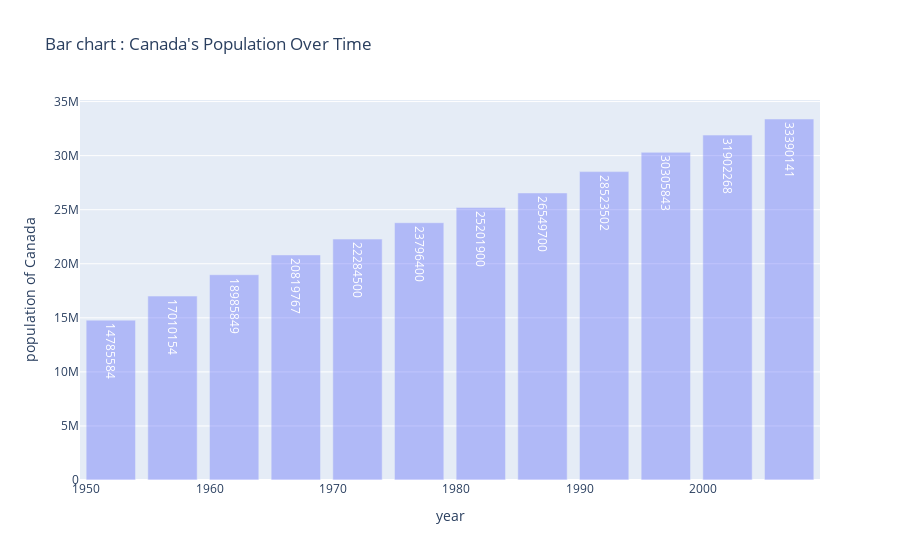

Notebook source saved alongside this figure:
### Code cell
# chart figure

fig1 = px.bar(data_canada, 
             x='year' , 
             y='pop',
             labels = {'pop' : 'population of Canada'},
             title= "Bar chart : Canada's Population Over Time",
             text = "pop",
             opacity = 0.4
             )

fig1.show()

### Figure 1 — Plotly figure (JSON) as saved in the notebook; plotly's stock layout.template omitted (floating-point values rounded to 4 significant figures)
{"data": [{"alignmentgroup": "True", "hovertemplate": "year=%{x}<br>population of Canada=%{text}<extra></extra>", "legendgroup": "", "marker": {"color": "#636efa", "opacity": 0.4, "pattern": {"shape": ""}}, "name": "", "offsetgroup": "", "orientation": "v", "showlegend": false, "text": [14785584, 17010154, 18985849, 20819767, 22284500, 23796400, 25201900, 26549700, 28523502, 30305843, 31902268, 33390141], "textposition": "auto", "type": "bar", "x": [1952, 1957, 1962, 1967, 1972, 1977, 1982, 1987, 1992, 1997, 2002, 2007], "xaxis": "x", "y": [14785584, 17010154, 18985849, 20819767, 22284500, 23796400, 25201900, 26549700, 28523502, 30305843, 31902268, 33390141], "yaxis": "y"}], "layout": {"barmode": "relative", "legend": {"tracegroupgap": 0}, "title": {"text": "Bar chart : Canada's Population Over Time"}, "xaxis": {"anchor": "y", "domain": [0, 1], "title": {"text": "year"}}, "yaxis": {"anchor": "x", "domain": [0, 1], "title": {"text": "population of Canada"}}}}
